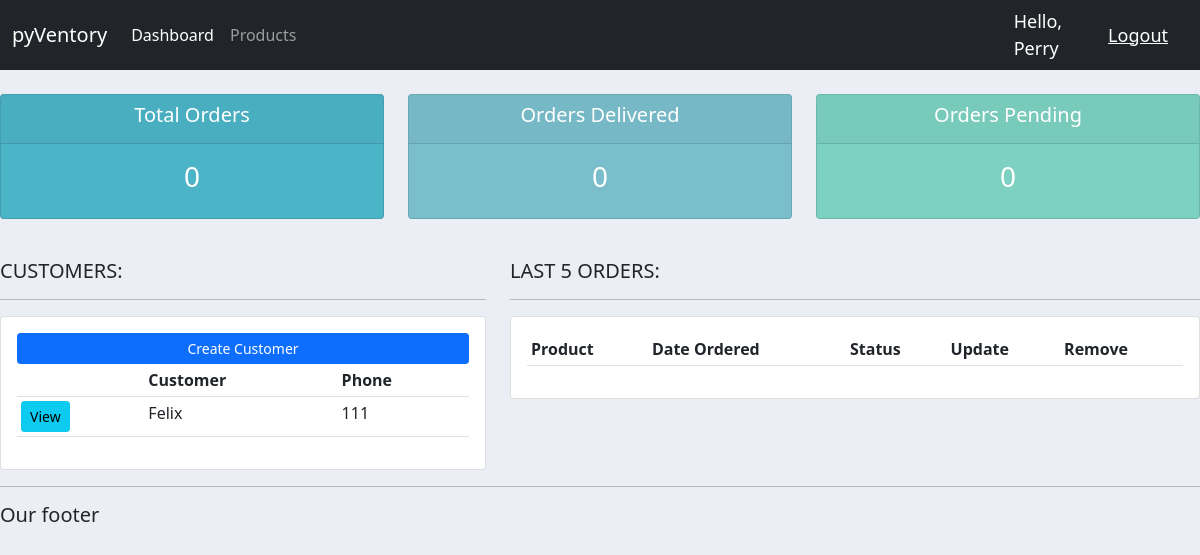
The app's page / (signed in), older data.
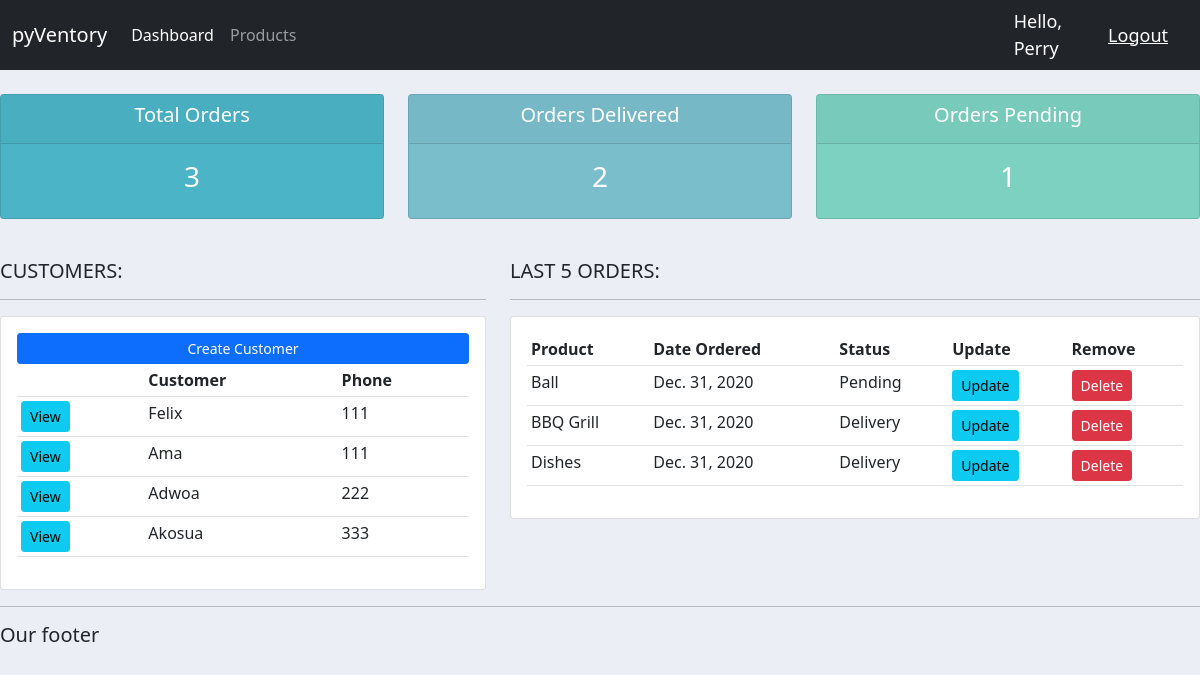
The same page, newer data.
### accounts/models.py (models this page shows, shortened)
class Customer(models.Model):
    name = models.CharField(max_length=200, null=True)
    phone = models.CharField(max_length=200, null=True)
    email = models.CharField(max_length=200, null=True)
    date_created = models.DateField(auto_now_add=True, null=True)

class Order(models.Model):
    STATUS = (
        ('Pending', 'Pending'),
        ('Out for delivery', 'Out for delivery'),
        ('Delivery', 'Delivery')
    )
    customer= models.ForeignKey(Customer, null=True, on_delete= models.SET_NULL)
    product= models.ForeignKey(Product, null=True, on_delete= models.SET_NULL)
    date_created= models.DateField(auto_now_add=True, null=True)
    status= models.CharField(max_length=200, null=True, choices=STATUS)

class Product(models.Model):
    CATEGORY = (
        ('Indoor', 'Indoor'),
        ('Out Door', 'Out Door')
    )
    name= models.CharField(max_length=200, null=True)
    price= models.FloatField(null=True)
    category= models.CharField(max_length=200, null=True, choices=CATEGORY)
    description= models.CharField(max_length=200, null=True, blank= True)
    date_created= models.DateField(auto_now_add=True, null=True)
    tags = models.ManyToManyField(Tag)
    def __str__(self):
        return self.name

### accounts/decorators.py (the view)
    def wrapper_func(request, *args, **kwargs):
        group = None
        if request.user.groups.exists():
            group = request.user.groups.all()[0].name
        if group == 'customer':
            return redirect('user-page')
        else:
            return view_func(request, *args, **kwargs)

### accounts/views.py (called while the page is built)
@login_required(login_url='login')
@admin_only
def home(request):
    orders = Order.objects.all()
    customers = Customer.objects.all()
    total_customers = customers.count()
    total_orders = orders.count()
    delivered = orders.filter(status= 'Delivery').count()
    pending = orders.filter(status='Pending').count()
    context = {'orders':orders, 'customers':customers, 'total_orders':total_orders,
    'delivered':delivered,'pending':pending }
    return render(request, 'accounts/dashboard.html', context)

### accounts/templates/accounts/dashboard.html
{% extends 'accounts/main.html' %}
{% block content %}
{% include 'accounts/status.html' %}
<br>
<div class="row">
            <div class="col-md-5">
                <h5>CUSTOMERS:</h5>
                <hr>
                <div class="card card-body">
                    <a href="" class="btn btn-primary btn-sm btn-block">Create Customer</a>
                    <table class="table table-sm">
                        <tr>
                            <th></th>
                            <th>Customer</th>
                            <th>Phone</th>
                        </tr>
                        {% for customer in customers %}
                        <tr>
                            <td><a class="btn btn-sm btn-info" href="{% url 'customer' customer.id %}">View</a></td>
                            <td>{{ customer.name}}</td>
                            <td>{{ customer.phone}}</td>
                        </tr>
                    {% endfor %}
                    </table>
                </div>
            </div>
            <div class="col-md-7">
                <h5>LAST 5 ORDERS:</h5>
                <hr>
                <div class="card card-body">
                    <table class="table table-sm">
                        <tr>
                            <th>Product</th>
                            <th>Date Ordered</th>
                            <th>Status</th>
                            <th>Update</th>
                            <th>Remove</th>
                        </tr>
                        {% for order in orders %}
                        <tr>
                            <td>{{ order.product}}</td>
                            <td>{{ order.date_created}}</td>
                            <td>{{ order.status}}</td>
                            <td><a href="{% url 'update_order' order.id %}" class="btn btn-sm btn-info">Update</a></td>
                            <td><a href="{% url 'delete_order' order.id %}" class="btn btn-sm btn-danger">Delete</a></td>
                        </tr>
                    {% endfor %}
                    </table>
                </div>
            </div>
</div>
{% endblock %}

Row changes from the older to the newer data that the page shows:
added Customer: name "Ama", phone "111"
added Customer: name "Adwoa", phone "222"
added Customer: name "Akosua", phone "333"
added Order: product "Ball", date_created "Dec. 31, 2020", status "Pending"
added Order: product "BBQ Grill", date_created "Dec. 31, 2020", status "Delivery"
added Order: product "Dishes", date_created "Dec. 31, 2020", status "Delivery"
Text that changed along with them:
{{ total_orders }}: "0" → "3"
{{ delivered }}: "0" → "2"
{{ pending }}: "0" → "1"
